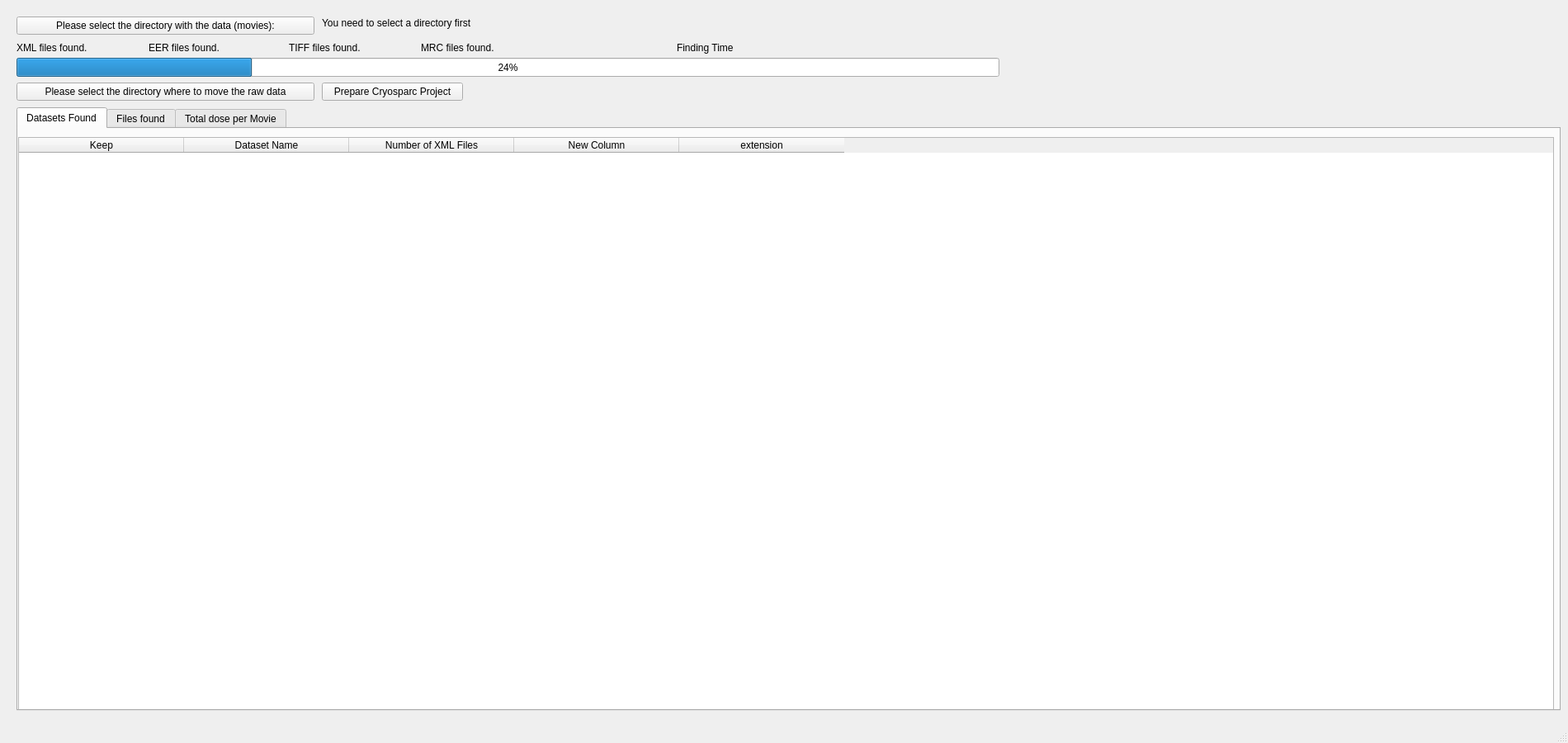
<?xml version="1.0" encoding="UTF-8"?>
<ui version="4.0">
 <class>MainWindow</class>
 <widget class="QMainWindow" name="MainWindow">
  <property name="geometry">
   <rect>
    <x>0</x>
    <y>0</y>
    <width>1900</width>
    <height>900</height>
   </rect>
  </property>
  <property name="minimumSize">
   <size>
    <width>1900</width>
    <height>900</height>
   </size>
  </property>
  <property name="windowTitle">
   <string>MainWindow</string>
  </property>
  <widget class="QWidget" name="centralwidget">
   <widget class="QPushButton" name="pushButtonMoviesDirectory">
    <property name="geometry">
     <rect>
      <x>20</x>
      <y>20</y>
      <width>361</width>
      <height>22</height>
     </rect>
    </property>
    <property name="text">
     <string>Please select the directory with the data (movies):</string>
    </property>
   </widget>
   <widget class="QLabel" name="labelSelectedDirectoryMovie">
    <property name="geometry">
     <rect>
      <x>390</x>
      <y>20</y>
      <width>851</width>
      <height>16</height>
     </rect>
    </property>
    <property name="text">
     <string>You need to select a directory first</string>
    </property>
   </widget>
   <widget class="QTabWidget" name="tabWidget">
    <property name="geometry">
     <rect>
      <x>20</x>
      <y>130</y>
      <width>1871</width>
      <height>731</height>
     </rect>
    </property>
    <property name="currentIndex">
     <number>0</number>
    </property>
    <widget class="QWidget" name="tab">
     <attribute name="title">
      <string>Datasets Found</string>
     </attribute>
     <widget class="QTableWidget" name="tableWidgetDatasets">
      <property name="geometry">
       <rect>
        <x>0</x>
        <y>10</y>
        <width>1861</width>
        <height>701</height>
       </rect>
      </property>
      <attribute name="horizontalHeaderVisible">
       <bool>true</bool>
      </attribute>
      <attribute name="horizontalHeaderCascadingSectionResizes">
       <bool>false</bool>
      </attribute>
      <attribute name="horizontalHeaderMinimumSectionSize">
       <number>200</number>
      </attribute>
      <attribute name="horizontalHeaderDefaultSectionSize">
       <number>200</number>
      </attribute>
      <attribute name="horizontalHeaderHighlightSections">
       <bool>true</bool>
      </attribute>
      <attribute name="verticalHeaderMinimumSectionSize">
       <number>21</number>
      </attribute>
      <column>
       <property name="text">
        <string>Keep</string>
       </property>
      </column>
      <column>
       <property name="text">
        <string>Dataset Name</string>
       </property>
      </column>
      <column>
       <property name="text">
        <string>Number of XML Files</string>
       </property>
      </column>
      <column>
       <property name="text">
        <string>New Column</string>
       </property>
      </column>
      <column>
       <property name="text">
        <string>extension</string>
       </property>
      </column>
     </widget>
    </widget>
    <widget class="QWidget" name="tab_0">
     <attribute name="title">
      <string>Files found</string>
     </attribute>
     <widget class="QTabWidget" name="tabWidgetFiles">
      <property name="geometry">
       <rect>
        <x>0</x>
        <y>0</y>
        <width>1871</width>
        <height>691</height>
       </rect>
      </property>
      <property name="currentIndex">
       <number>0</number>
      </property>
      <widget class="QWidget" name="tab_2">
       <attribute name="title">
        <string>Tab 1</string>
       </attribute>
      </widget>
     </widget>
    </widget>
    <widget class="QWidget" name="tab_3">
     <attribute name="title">
      <string>Total dose per Movie</string>
     </attribute>
     <widget class="QTabWidget" name="tabWidgetGraph">
      <property name="geometry">
       <rect>
        <x>0</x>
        <y>0</y>
        <width>1871</width>
        <height>691</height>
       </rect>
      </property>
      <property name="currentIndex">
       <number>0</number>
      </property>
      <widget class="QWidget" name="tab_5">
       <attribute name="title">
        <string>Tab 1</string>
       </attribute>
      </widget>
     </widget>
    </widget>
   </widget>
   <widget class="QProgressBar" name="progressBarMovies">
    <property name="geometry">
     <rect>
      <x>20</x>
      <y>70</y>
      <width>1191</width>
      <height>23</height>
     </rect>
    </property>
    <property name="value">
     <number>24</number>
    </property>
   </widget>
   <widget class="QLabel" name="labelXMLcount">
    <property name="geometry">
     <rect>
      <x>20</x>
      <y>50</y>
      <width>141</width>
      <height>16</height>
     </rect>
    </property>
    <property name="text">
     <string>XML files found.</string>
    </property>
   </widget>
   <widget class="QLabel" name="labelEERcount">
    <property name="geometry">
     <rect>
      <x>180</x>
      <y>50</y>
      <width>141</width>
      <height>16</height>
     </rect>
    </property>
    <property name="text">
     <string>EER files found.</string>
    </property>
   </widget>
   <widget class="QLabel" name="labelTIFFcount">
    <property name="geometry">
     <rect>
      <x>350</x>
      <y>50</y>
      <width>141</width>
      <height>16</height>
     </rect>
    </property>
    <property name="text">
     <string>TIFF files found.</string>
    </property>
   </widget>
   <widget class="QLabel" name="labelMRCcount">
    <property name="geometry">
     <rect>
      <x>510</x>
      <y>50</y>
      <width>141</width>
      <height>16</height>
     </rect>
    </property>
    <property name="text">
     <string>MRC files found.</string>
    </property>
   </widget>
   <widget class="QLabel" name="labelFindingTime">
    <property name="geometry">
     <rect>
      <x>820</x>
      <y>50</y>
      <width>141</width>
      <height>16</height>
     </rect>
    </property>
    <property name="text">
     <string>Finding Time</string>
    </property>
   </widget>
   <widget class="QPushButton" name="pushButtonDestinationDirectory">
    <property name="geometry">
     <rect>
      <x>20</x>
      <y>100</y>
      <width>361</width>
      <height>22</height>
     </rect>
    </property>
    <property name="text">
     <string>Please select the directory where to move the raw data</string>
    </property>
   </widget>
   <widget class="QPushButton" name="pushButtonPrepareCryosparc">
    <property name="geometry">
     <rect>
      <x>390</x>
      <y>100</y>
      <width>171</width>
      <height>22</height>
     </rect>
    </property>
    <property name="text">
     <string>Prepare Cryosparc Project</string>
    </property>
   </widget>
  </widget>
  <widget class="QMenuBar" name="menubar">
   <property name="geometry">
    <rect>
     <x>0</x>
     <y>0</y>
     <width>1900</width>
     <height>22</height>
    </rect>
   </property>
  </widget>
  <widget class="QStatusBar" name="statusbar"/>
 </widget>
 <resources/>
 <connections/>
</ui>
